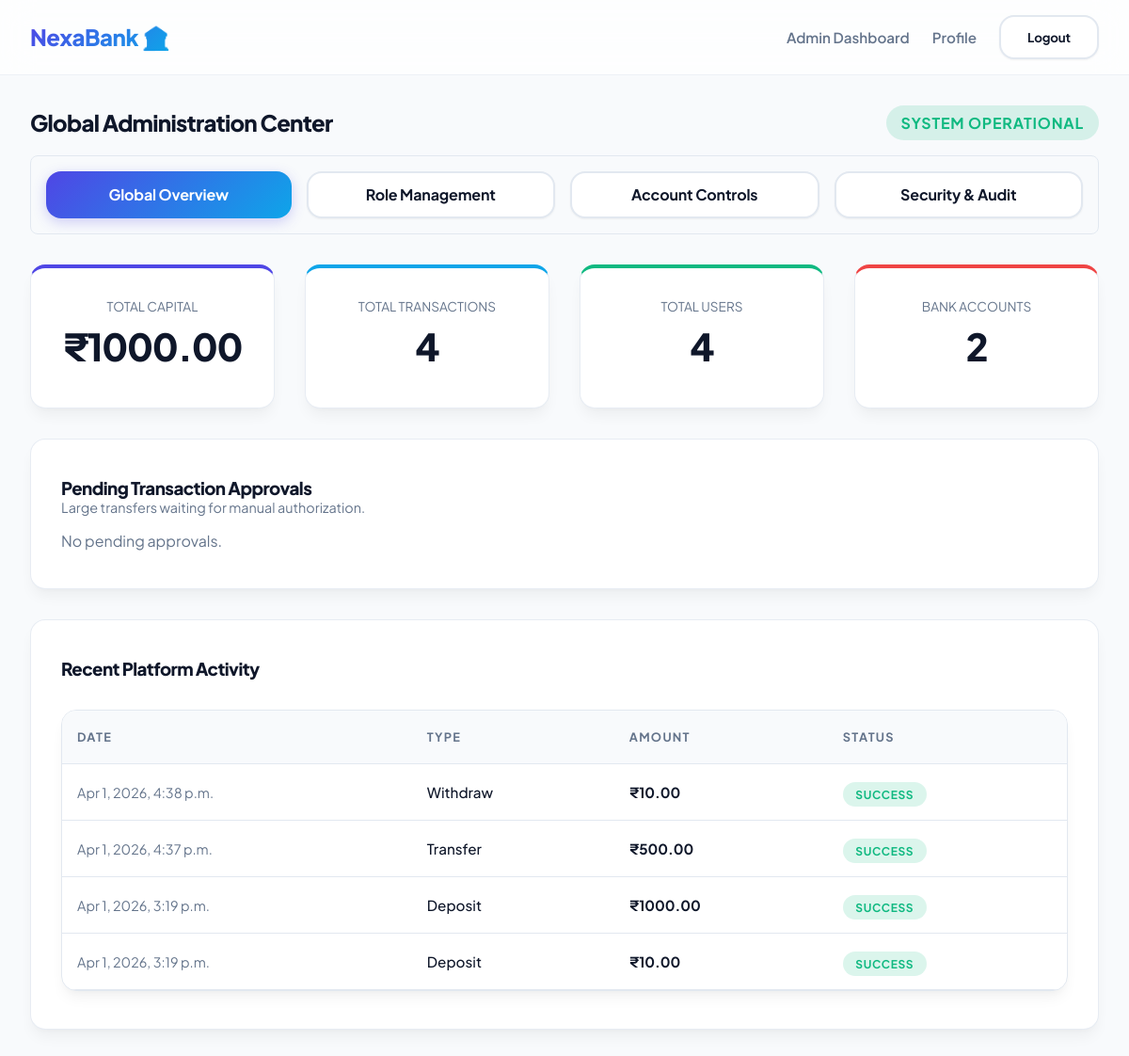
The page /dashboard/admin/ (signed in) on the database as committed earlier.
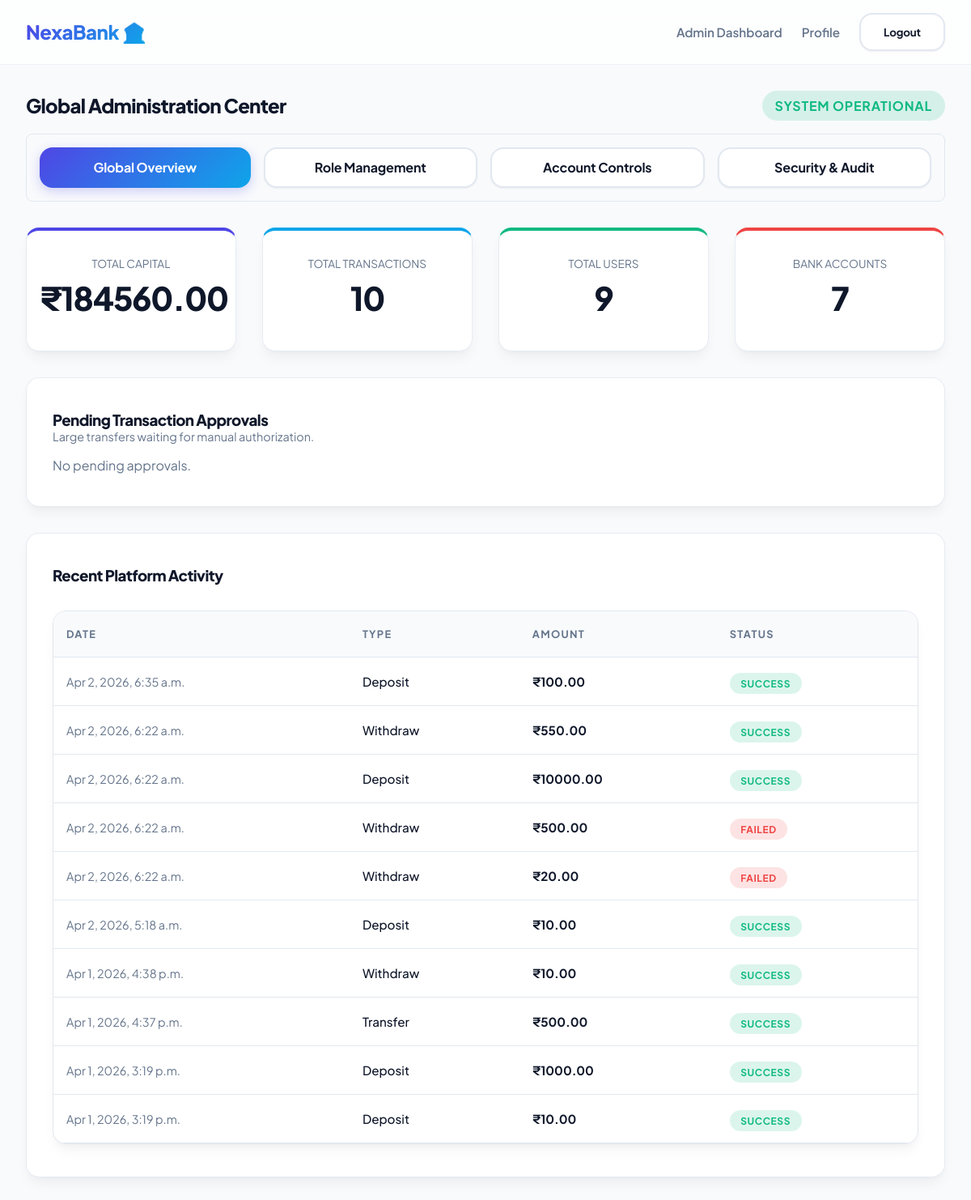
The same page on the database as committed later.
### apps/transactions/models.py (models this page shows, shortened)
class Transaction(models.Model):
    TRANSACTION_TYPES = (
        ('DEPOSIT', 'Deposit'),
        ('WITHDRAW', 'Withdraw'),
        ('TRANSFER', 'Transfer'),
    )
    TRANSACTION_STATUS = (
        ('SUCCESS', 'Success'),
        ('FAILED', 'Failed'),
        ('PENDING', 'Pending'),
        ('PENDING_APPROVAL', 'Pending Approval'),
    )
    from_account = models.ForeignKey(BankAccount, on_delete=models.SET_NULL, null=True, blank=True, related_name='outgoing_transactions')
    to_account = models.ForeignKey(BankAccount, on_delete=models.SET_NULL, null=True, blank=True, related_name='incoming_transactions')
    amount = models.DecimalField(max_digits=12, decimal_places=2)
    type = models.CharField(max_length=15, choices=TRANSACTION_TYPES)
    status = models.CharField(max_length=20, choices=TRANSACTION_STATUS, default='PENDING')
    is_flagged = models.BooleanField(default=False)
    flag_reason = models.CharField(max_length=255, null=True, blank=True)
    timestamp = models.DateTimeField(auto_now_add=True)

### apps/dashboard/views.py (the view)
# urls.py: path('admin/', views.admin_dashboard_view, name='admin'),
@login_required
@role_required('ADMIN')
def admin_dashboard_view(request):
    total_accounts = BankAccount.objects.count()
    total_transactions = Transaction.objects.count()
    total_users = CustomUser.objects.count()
    total_capital = BankAccount.objects.aggregate(total=Sum('balance'))['total'] or 0
    recent_transactions = Transaction.objects.all().order_by('-timestamp')[:10]
    pending_transactions = Transaction.objects.filter(status='PENDING_APPROVAL').order_by('-timestamp')
    return render(request, 'dashboard/admin_overview.html', {
        'total_accounts': total_accounts,
        'total_transactions': total_transactions,
        'total_users': total_users,
        'total_capital': total_capital,
        'recent_transactions': recent_transactions,
        'pending_transactions': pending_transactions,
    })

### apps/dashboard/templates/dashboard/admin_overview.html (shortened to what the changed rows need)
{% extends 'base.html' %}
{% block content %}
<div style="display: flex; justify-content: space-between; align-items: center; margin-bottom: 1rem;">
    <h2>Global Administration Center</h2>
</div>
<div class="dashboard-grid" style="grid-template-columns: repeat(4, 1fr);">
    <div class="card" style="text-align: center; padding: 2rem 1rem; border-top: 4px solid var(--primary);">
        <p style="color: var(--text-muted); font-size: 0.85rem; text-transform: uppercase;">Total Capital</p>
        <h2 style="font-size: 2.5rem; margin: 0.5rem 0;">₹{{ total_capital|floatformat:2 }}</h2>
    </div>
    <div class="card" style="text-align: center; padding: 2rem 1rem; border-top: 4px solid var(--secondary);">
        <p style="color: var(--text-muted); font-size: 0.85rem; text-transform: uppercase;">Total Transactions</p>
        <h2 style="font-size: 2.5rem; margin: 0.5rem 0;">{{ total_transactions }}</h2>
    </div>
    <div class="card" style="text-align: center; padding: 2rem 1rem; border-top: 4px solid var(--success);">
        <p style="color: var(--text-muted); font-size: 0.85rem; text-transform: uppercase;">Total Users</p>
        <h2 style="font-size: 2.5rem; margin: 0.5rem 0;">{{ total_users }}</h2>
    </div>
    <div class="card" style="text-align: center; padding: 2rem 1rem; border-top: 4px solid var(--danger);">
        <p style="color: var(--text-muted); font-size: 0.85rem; text-transform: uppercase;">Bank Accounts</p>
        <h2 style="font-size: 2.5rem; margin: 0.5rem 0;">{{ total_accounts }}</h2>
    </div>
</div>
<div class="dashboard-grid" style="grid-template-columns: 1fr; margin-top: 2rem; gap: 2rem;">
    <div class="card">
        {% if recent_transactions %}
        <div class="table-container">
            <table>
                <thead>
                    <tr>
                        <th>Date</th>
                        <th>Type</th>
                        <th>Amount</th>
                        <th>Status</th>
                    </tr>
                </thead>
                <tbody>
                    {% for tx in recent_transactions %}
                    <tr>
                        <td style="color: var(--text-muted); font-size: 0.9rem;">{{ tx.timestamp|date:"M j, Y, g:i a" }}</td>
                        <td style="font-weight: 500;">{{ tx.get_type_display }}</td>
                        <td style="font-weight: 700;">₹{{ tx.amount }}</td>
                        <td>
                            <span class="badge {% if tx.status == 'SUCCESS' %}badge-success{% elif tx.status == 'PENDING_APPROVAL' %}badge-pending{% else %}badge-failed{% endif %}">
                                {{ tx.status }}
                            </span>
                        </td>
                    </tr>
                    {% endfor %}
                </tbody>
            </table>
        </div>
        {% else %}
        <p style="color: var(--text-muted);">No activity recorded yet.</p>
        {% endif %}
    </div>
</div>
{% endblock %}

Rows that differ between the two databases and show on the page:
added Transaction: timestamp "Apr 2, 2026, 6:35 a.m.", type "Deposit", amount "100.00", status "SUCCESS"
added Transaction: timestamp "Apr 2, 2026, 6:22 a.m.", type "Withdraw", amount "550.00", status "SUCCESS"
added Transaction: timestamp "Apr 2, 2026, 6:22 a.m.", type "Deposit", amount "10000.00", status "SUCCESS"
added Transaction: timestamp "Apr 2, 2026, 6:22 a.m.", type "Withdraw", amount "500.00", status "FAILED"
added Transaction: timestamp "Apr 2, 2026, 6:22 a.m.", type "Withdraw", amount "20.00", status "FAILED"
added Transaction: timestamp "Apr 2, 2026, 5:18 a.m.", type "Deposit", amount "10.00", status "SUCCESS"
Other text that changed with them:
{{ total_capital|floatformat:2 }}: "1000.00" → "184560.00"
{{ total_transactions }}: "4" → "10"
{{ total_users }}: "4" → "9"
{{ total_accounts }}: "2" → "7"
